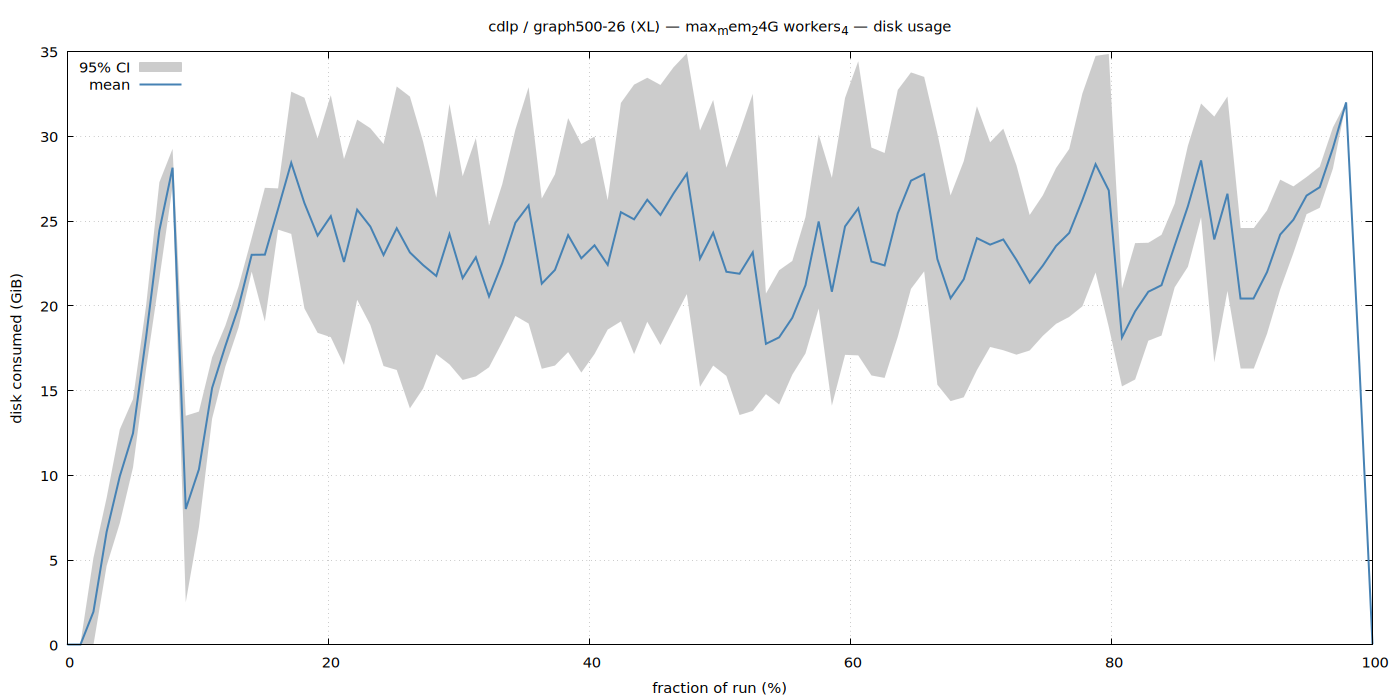

Write the gnuplot code that produced this figure.
set terminal pngcairo size 1400,700 enhanced font 'Sans,11'
set output '/home/ubuntu/nvm/results/cdlp/XL/graph500-26/max_mem_24G_workers_4/disk.png'
set title "cdlp / graph500-26 (XL) — max_mem_24G workers_4 — disk usage"
set xlabel 'fraction of run (%)'
set ylabel 'disk consumed (GiB)'
set grid
set key top left
set yrange [0:*]
plot '/home/ubuntu/nvm/results/cdlp/XL/graph500-26/max_mem_24G_workers_4/disk.dat' using 1:3:4 with filledcurves lc rgb '#cccccc' title '95% CI', \
     '' using 1:2 with lines lw 2 lc rgb '#4682b4' title 'mean'
